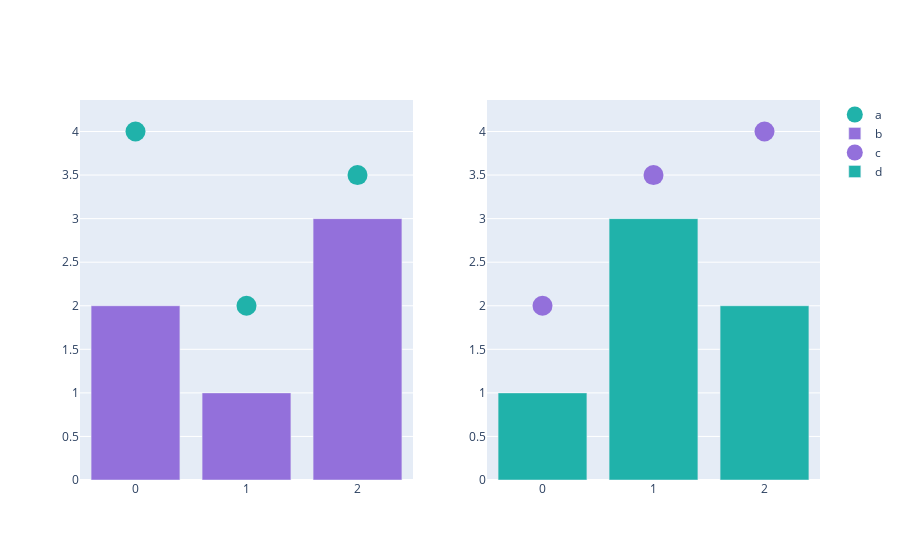

The notebook cell saved with this chart:
### Code cell
# define plot first and add the plots later

from plotly.subplots import make_subplots

# define the plot 
fig = make_subplots(rows=1, cols=2)

# add the plots
fig.add_scatter(y=[4, 2, 3.5], mode="markers",
                marker=dict(size=20, color="LightSeaGreen"),
                name="a", row=1, col=1)

fig.add_bar(y=[2, 1, 3],
            marker=dict(color="MediumPurple"),
            name="b", row=1, col=1)

fig.add_scatter(y=[2, 3.5, 4], mode="markers",
                marker=dict(size=20, color="MediumPurple"),
                name="c", row=1, col=2)

fig.add_bar(y=[1, 3, 2],
            marker=dict(color="LightSeaGreen"),
            name="d", row=1, col=2)

fig.show()

### Figure 1 — Plotly figure (JSON) as saved in the notebook; plotly's stock layout.template omitted (floating-point values rounded to 4 significant figures)
{"data": [{"marker": {"color": "LightSeaGreen", "size": 20}, "mode": "markers", "name": "a", "type": "scatter", "xaxis": "x", "y": [4, 2, 3.5], "yaxis": "y"}, {"marker": {"color": "MediumPurple"}, "name": "b", "type": "bar", "xaxis": "x", "y": [2, 1, 3], "yaxis": "y"}, {"marker": {"color": "MediumPurple", "size": 20}, "mode": "markers", "name": "c", "type": "scatter", "xaxis": "x2", "y": [2, 3.5, 4], "yaxis": "y2"}, {"marker": {"color": "LightSeaGreen"}, "name": "d", "type": "bar", "xaxis": "x2", "y": [1, 3, 2], "yaxis": "y2"}], "layout": {"xaxis": {"anchor": "y", "domain": [0, 0.45]}, "xaxis2": {"anchor": "y2", "domain": [0.55, 1]}, "yaxis": {"anchor": "x", "domain": [0, 1]}, "yaxis2": {"anchor": "x2", "domain": [0, 1]}}}
